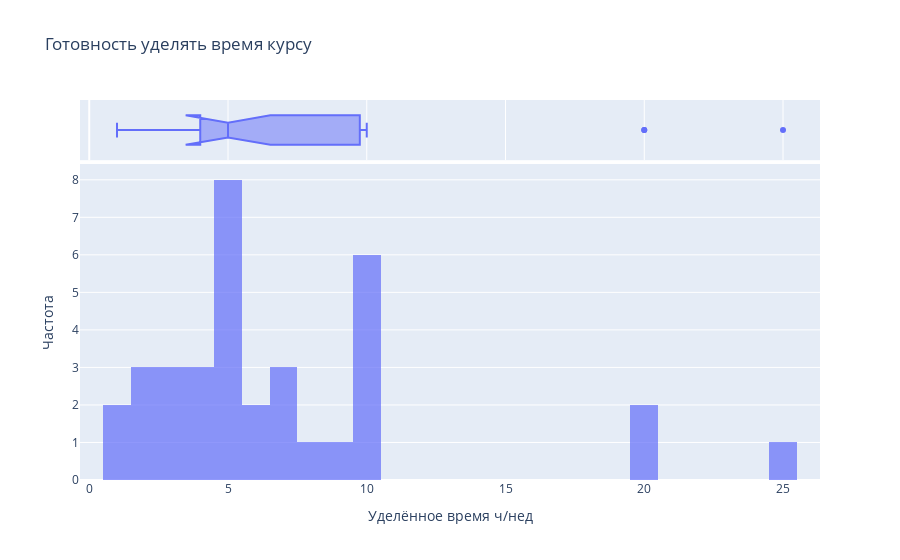

Source (notebook cell):
### Code cell
# Создаем интерактивный график для распределения часов на изучение курса
fig = px.histogram(df, x='Уделённое время ч/нед', nbins=30, title='Готовность уделять время курсу', marginal='box', opacity=0.7)
fig.update_layout(xaxis_title='Уделённое время ч/нед', yaxis_title='Частота')

fig.show()

### Figure 1 — Plotly figure (JSON) as saved in the notebook; plotly's stock layout.template omitted (floating-point values rounded to 4 significant figures)
{"data": [{"bingroup": "x", "hovertemplate": "Уделённое время ч/нед=%{x}<br>count=%{y}<extra></extra>", "legendgroup": "", "marker": {"color": "#636efa", "opacity": 0.7, "pattern": {"shape": ""}}, "name": "", "nbinsx": 30, "orientation": "v", "showlegend": false, "type": "histogram", "x": [4.0, 4.0, 10.0, 10.0, 10.0, 5.0, 5.0, 4.5, 25.0, 2.0, 10.0, 2.0, 4.0, 7.0, 5.0, 5.0, 7.5, 10.0, 5.0, 20.0, 9.0, 10.0, 3.0, 4.5, 5.0, 1.0, 2.0, 1.0, 7.0, 20.0, 3.0, 6.0, 6.0, 7.0, 3.0], "xaxis": "x", "yaxis": "y"}, {"hovertemplate": "Уделённое время ч/нед=%{x}<extra></extra>", "legendgroup": "", "marker": {"color": "#636efa"}, "name": "", "notched": true, "showlegend": false, "type": "box", "x": [4.0, 4.0, 10.0, 10.0, 10.0, 5.0, 5.0, 4.5, 25.0, 2.0, 10.0, 2.0, 4.0, 7.0, 5.0, 5.0, 7.5, 10.0, 5.0, 20.0, 9.0, 10.0, 3.0, 4.5, 5.0, 1.0, 2.0, 1.0, 7.0, 20.0, 3.0, 6.0, 6.0, 7.0, 3.0], "xaxis": "x2", "yaxis": "y2"}], "layout": {"barmode": "relative", "legend": {"tracegroupgap": 0}, "title": {"text": "Готовность уделять время курсу"}, "xaxis": {"anchor": "y", "domain": [0, 1], "title": {"text": "Уделённое время ч/нед"}}, "xaxis2": {"anchor": "y2", "domain": [0, 1], "matches": "x", "showgrid": true, "showticklabels": false}, "yaxis": {"anchor": "x", "domain": [0, 0.8316], "title": {"text": "Частота"}}, "yaxis2": {"anchor": "x2", "domain": [0.8416, 1], "matches": "y2", "showgrid": false, "showline": false, "showticklabels": false, "ticks": ""}}}
